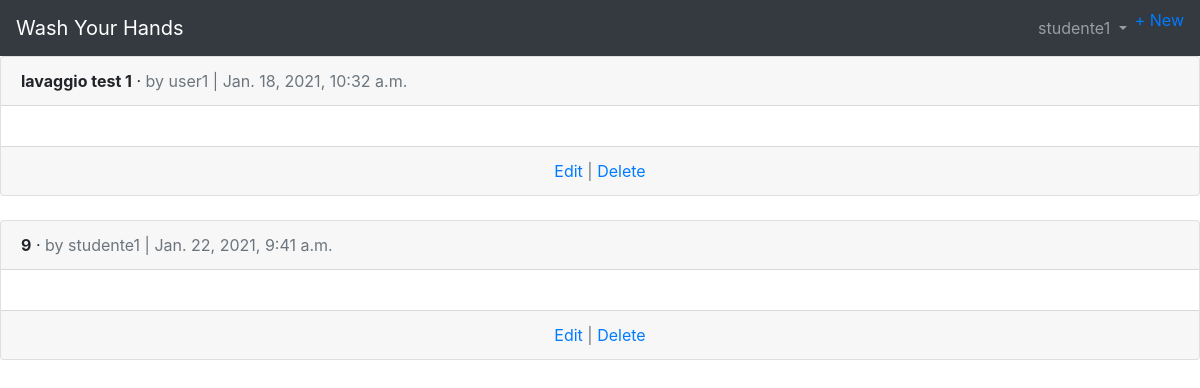
The page /lavaggi/ (signed in) on the database its author committed.
### users/models.py (models this page shows)
class CustomUser(AbstractUser):
    age = models.PositiveIntegerField(null=True, blank=True)

### lavaggi/models.py (models this page shows, shortened)
class Lavaggio(models.Model):
    numero = models.CharField(max_length=255)
    kpi = models.TextField()
    esito = models.CharField(max_length=255)
    date = models.DateTimeField(auto_now_add=True)
    utente = models.ForeignKey(
        get_user_model(),
        on_delete=models.CASCADE,
    )

### lavaggi/views.py (the view)
# urls.py: path('', LavaggioListView.as_view(), name='lavaggio_list'),
class LavaggioListView(ListView):
    model = Lavaggio
    template_name = 'lavaggio_list.html'
    login_url = 'login'

### templates/lavaggio_list.html (shortened to what this page needs)
{% extends 'base.html' %}
{% block content %}
  {% for lavaggio in object_list %}
    <div class="card">
      <div class="card-header">
        <span class="font-weight-bold">{{ lavaggio.numero }}</span> &middot;
        <span class="text-muted">by {{ lavaggio.utente }} | {{ lavaggio.date }}</span>
      </div>
      <div class="card-body">
      </div>
      <div class="card-footer text-center text-muted">
        <a href="{% url 'lavaggio_edit' lavaggio.pk %}">Edit</a> |
        <a href="{% url 'lavaggio_delete' lavaggio.pk %}">Delete</a>
      </div>
    </div>
    <br />
  {% endfor %}
{% endblock content %}

### templates/base.html (shortened to what this page needs)
<!DOCTYPE html>
<html>
<head>
  <link rel="stylesheet" href="https://stackpath.bootstrapcdn.com/bootstrap/4.5.0/css/bootstrap.min.css">
</head>
<body>
  <nav class="navbar navbar-expand-lg navbar-dark bg-dark">
    <a class="navbar-brand" href="{% url 'home' %}">Wash Your Hands</a>
    <div class="collapse navbar-collapse" id="navbarSupportedContent">
      {% if user.is_authenticated %}
        <ul class="navbar-nav ml-auto">
          <li class="nav-item">
            <a class="nav-link dropdown-toggle" href="#" id="navbarDropdown" role="button" data-toggle="dropdown" aria-haspopup="true" aria-expanded="false">
              {{ user.username }}
            </a>
          </li>
          <li class="nav-item"><a href="{% url 'lavaggio_new' %}">+ New</a></li>
        </ul>
      {% endif %}
    </div>
  </nav>
  <main>
      {% block content %}
      {% endblock content %}
  </main>
</body>
</html>

### rows shown on the page
CustomUser: username "studente1"
Lavaggio: numero "lavaggio test 1", utente "user1", date "Jan. 18, 2021, 10:32 a.m."
Lavaggio: numero "9", utente "studente1", date "Jan. 22, 2021, 9:41 a.m."
